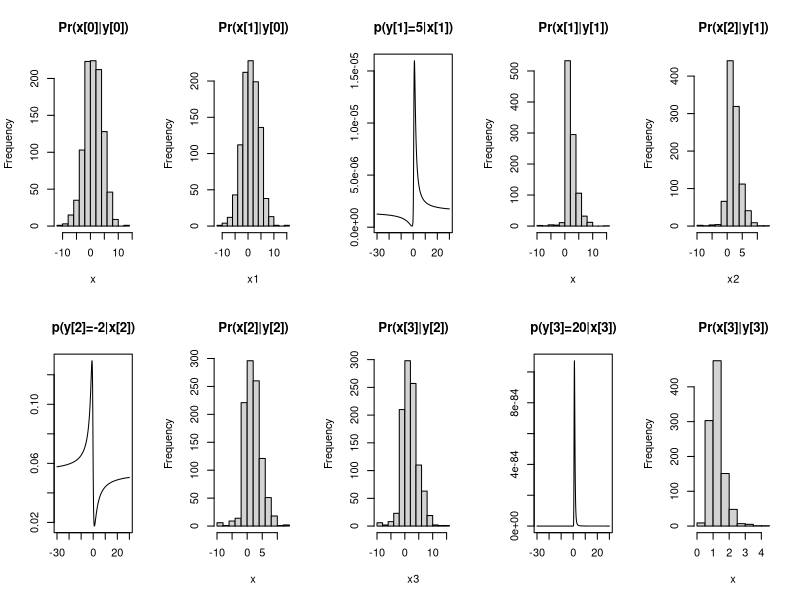
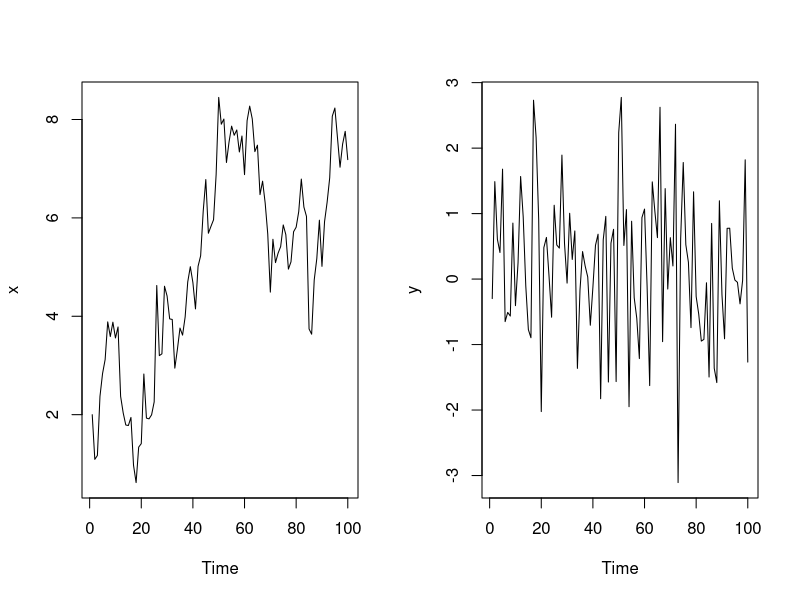
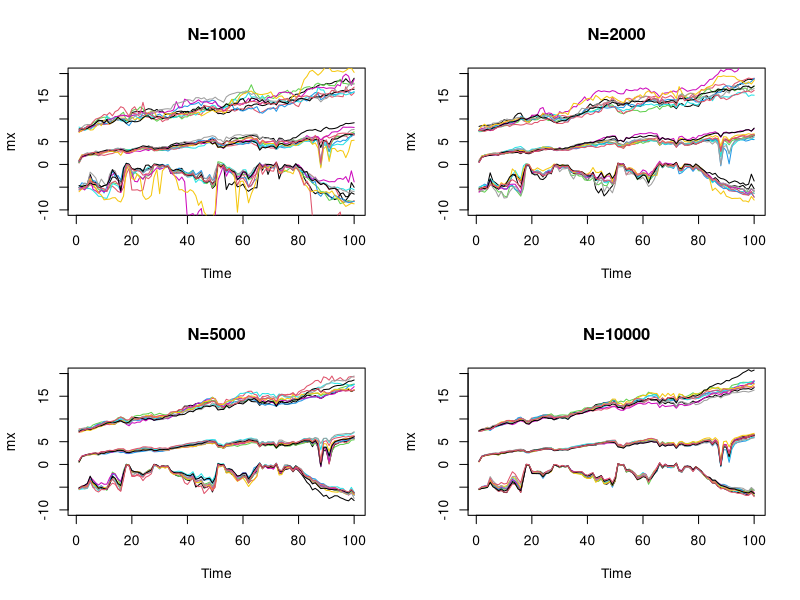

Reproduce these figures in R, in order.
####################################################################
# 
# BOOTSTRAP FILTER
#
#   y(t) = x(t)/(1+x(t)^2) + v(t)
#   x(t) = x(t-1) + w(t)
#
#   v(t) ~ N(0,1)
#   w(t) ~ N(0,0.5)
#   x(0) ~ N(1,10)
#
# Reference: Gordon, Salmond and Smith (1993)
#
####################################################################
#
# HEDIBERT FREITAS LOPES
# Associate Professor of Econometrics and Statistics
# The University of Chicago Booth School of Business
# 5807 South Woodlawn Avenue
# Chicago, Illinois, 60637
# Email : hlopes@ChicagoGSB.edu
# URL: http://faculty.chicagobooth.edu/hedibert.lopes/research/
#
####################################################################
q025 = function(x){quantile(x,0.025)}
q975 = function(x){quantile(x,0.975)}

####################################################################
# Step by step
####################################################################
set.seed(12254)
par(mfrow=c(2,5))

N = 1000
# Posterior at time t=0 p(x[0]|y[0])=N(1,10)
x = rnorm(N,1,sqrt(10))
hist(x,main="Pr(x[0]|y[0])")

# Obtain draws from prior p(x[1]|y[0])
x1 = x + rnorm(N,0,sqrt(0.5))
hist(x1,main="Pr(x[1]|y[0])")

# Let us take a look at the likelihood function
# p(y[1]|x[1])
y1  = 5
ths = seq(-30,30,length=1000)
plot(ths,dnorm(y1,ths/(1+ths^2),1),type="l",xlab="",ylab="")
title(paste("p(y[1]=",y1,"|x[1])",sep=""))

# Computing resampling weights
w = dnorm(y1,x1/(1+x1^2),1)

# Resample to obtain draws from p(x[1]|y[1])
k     = sample(1:N,size=N,replace=TRUE,prob=w)
x = x1[k]
hist(x,main="Pr(x[1]|y[1])")

# Obtain draws from prior p(x[2]|y[1])
x2 = x + rnorm(N,0,sqrt(0.5))
hist(x2,main="Pr(x[2]|y[1])")

# Let us take a look at the likelihood function
# p(y[2]|x[2])
y2  = -2
ths = seq(-30,30,length=1000)
plot(ths,dnorm(y2,ths/(1+ths^2),1),type="l",xlab="",ylab="")
title(paste("p(y[2]=",y2,"|x[2])",sep=""))

# Computing resampling weights
w = dnorm(y2,x2/(1+x2^2),1)

# Resample to obtain draws from p(x[2]|y[2])
k     = sample(1:N,size=N,replace=TRUE,prob=w)
x = x2[k]
hist(x,main="Pr(x[2]|y[2])")


# Obtain draws from prior p(x[3]|y[2])
x3 = x + rnorm(N,0,sqrt(0.5))
hist(x3,main="Pr(x[3]|y[2])")

# Let us take a look at the likelihood function
# p(y[3]|x[3])
y3  = 20
ths = seq(-30,30,length=1000)
plot(ths,dnorm(y3,ths/(1+ths^2),1),type="l",xlab="",ylab="")
title(paste("p(y[3]=",y3,"|x[3])",sep=""))

# Computing resampling weights
w = dnorm(y3,x3/(1+x3^2),1)

# Resample to obtain draws from p(x[3]|y[3])
k     = sample(1:N,size=N,replace=TRUE,prob=w)
x = x3[k]
hist(x,main="Pr(x[3]|y[3])")

######################################################
# Studying particle size and associated MC error
######################################################
set.seed(1235)
n = 100
x = rep(0,n)
y     = rep(0,n)
x[1] = 2
y[1] = rnorm(1,x[1]/(1+x[1]^2),1)
for (t in 2:n){
  x[t] = x[t-1] + rnorm(1,0,sqrt(0.5))
  y[t]     = rnorm(1,x[t]/(1+x[t]^2),1)
}
par(mfrow=c(1,2))
ts.plot(x)
ts.plot(y)
xtrue = x

set.seed(923579)
nrep =  10
L    = -10
U    =  20
Ns   = c(1000,2000,5000,10000)
par(mfrow=c(2,2))
for (N in Ns){
  for (rep in 1:nrep){
    xs = matrix(0,n,N)
    x = rnorm(N,1,sqrt(10))
    for (t in 1:n){
      x1 = x + rnorm(N,0,sqrt(0.5))
      w      = dnorm(y[t],x1/(1+x1^2),1)
      k      = sample(1:N,size=N,replace=TRUE,prob=w)
      x = x1[k]
      xs[t,] = x
    }
    mx = apply(xs,1,median)
    lx = apply(xs,1,q025)
    ux = apply(xs,1,q975)
    if (rep==1){
      plot(mx,type="l",ylim=c(L,U),xlab="Time",col=rep)
      title(paste("N=",N,sep=""))
      lines(lx,col=rep)
      lines(ux,col=rep)
    }else{
      lines(lx,col=rep)
      lines(mx,col=rep)
      lines(ux,col=rep)
    }
  }
}


